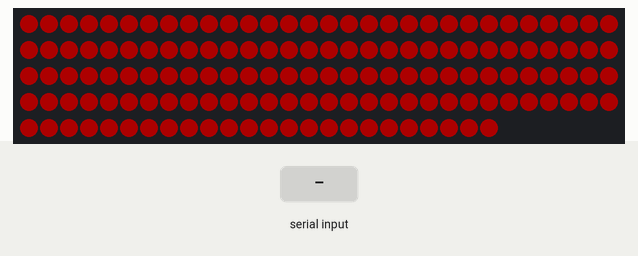
Simulated run of this sketch. Board: Arduino Leonardo, built with avr-gcc and run on an emulated ATmega32U4. Shown: 144 RGB LEDs in strip order, left to right, continuing on the next row. Inputs (shaded band) come from the test bench. Dim RGB values are drawn brighter than linear; what the sketch prints to the serial monitor is not drawn.

Above: at 2.6 s.
2.7 s: "<90,45,200>" received over Serial
Timing chart, 0 to 5.7 s (numbered marks = the images above; inputs shaded):
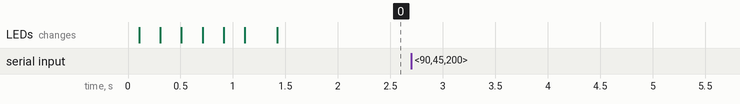

The sketch:

BT-rgb-led.ino
```cpp
// Seth Donohue - RGB LED controlled by 3axis tilt of ADXL345
// This is the BT SLave device code to receive the proper HUE and BRIGHTNESS signals from the BT Master device.
// Written for use on two Bluno Beetles, but should work on most arduino devices if the serial is setup properly.

/*************************************************************************/

// #include <string.h>
// #include <stddef.h>

// FastLED Strip definitions
#include <Keyboard.h>
#include "FastLED.h"

boolean DEBUG = false;
int UPDATES_PER_SECOND = 100;
int BRIGHTNESS = 50;
int singleHUE = 255;

#define DATA_PIN 4
#define CLOCK_PIN 5
#define NUM_LEDS 144
#define LED_TYPE APA102
#define COLOR_ORDER BRG

CRGB leds[NUM_LEDS];

// Incoming Data definitions
// const byte maxDataLength = 7; // maxDataLength is the maximum length allowed for received data.
// char receivedChars[maxDataLength + 1];
// boolean newData = false; // newData is used to determine if there is a new command

const byte numChars = 32;
char receivedChars[numChars];
char tempChars[numChars];
boolean newData = false;

// ---------- LED Function declarations ----------

// RGB Strip FILL ALL base don Hue
void fillAllLEDs(int hue)
{
  for (int i = 0; i < NUM_LEDS; i++)
  {
    leds[i].setHue(hue);
  }
}

void fadeOut(int delay, int startingBrightness)
{
  for (int j = 254; j >= 0; j--)
  {
    FastLED.setBrightness(j);
    FastLED.delay(delay);
  }
}

void flash(int cycles, int hue, int brightness, int speed)
{
  ;
  fillAllLEDs(hue);
  FastLED.show();
  for (int i = 0; i < cycles; i++)
  {
    FastLED.setBrightness(brightness);
    FastLED.show();
    delay(speed);
    FastLED.setBrightness(0);
    FastLED.show();
    delay(speed);
  }
}

// FASTLed Patterns  - taken from https://www.tweaking4all.com/hardware/arduino/adruino-led-strip-effects/
// Rainbow - https://github.com/Resseguie/FastLED-Patterns/blob/master/fastled-patterns.ino
void rainbow(int cycles, int speed)
{
  if (cycles == 0)
  {
    for (int i = 0; i < NUM_LEDS; i++)
    {
      //	   leds[i] = Wheel(((i*256/NUM_LEDS)) & 255);
      leds[i].setHue((i * 256) / NUM_LEDS);
    }
    FastLED.show();
  }
  else
  {
    for (int i = 0; i < 256 * cycles; i++)
    {
      for (int j = 0; j < NUM_LEDS; j++)
      {
        // leds[i] = Wheel(((j*256) + i) & 255);
        leds[j].setHue((j * 256) + i);
      }
      FastLED.show();
      FastLED.delay(speed);
    }
  }
}

// Flash to white and Fade out
// TODO: Figure out mathematical solution to a proper fade, currently I just experiment and the
//       delay is roughly equivalent to the cycles to have a linear decrease in brigthness.
void whiteFlash(int flashLength, int fadeTime)
{
  // fadeTime is in seconds and is multipled times 100 to workk with our step/delay of 10ms
  // example: fadeTime = 5, 5 * 100 = 500, 500 * 10ms delay  = 5000ms total time.
  FastLED.setBrightness(255);
  for (int i = 0; i < NUM_LEDS; i++)
  {
    leds[i].setRGB(255, 255, 255);
  }
  FastLED.show();
  FastLED.delay(1000);
  //  FastLED.delay(flashLength);

  fadeOut(10, 255);
  FastLED.setBrightness(0);
}

// Bootup Loop
void bootupLoop()
{
  Serial.println("+Bootup Sequence");
  for (int i = 0; i < NUM_LEDS; i++)
  {
    leds[i].setRGB(255, 255, 255);
    FastLED.show();
    FastLED.delay(50);
  }
  rainbow(2, 0);
  fadeOut(10, 150);
  flash(3, 250, 10, 200);
}

// ---------- Incoming Data Function declarations ----------

void recvWithStartEndMarkers()
{
  static boolean recvInProgress = false;
  static byte ndx = 0;
  char startMarker = '<';
  char endMarker = '>';
  char rc;

  while (Serial.available() > 0 && newData == false)
  {
    rc = Serial.read();

    if (recvInProgress == true)
    {
      if (rc != endMarker)
      {
        receivedChars[ndx] = rc;
        ndx++;
        if (ndx >= numChars)
        {
          ndx = numChars - 1;
        }
      }
      else
      {
        receivedChars[ndx] = '\0'; // terminate the string
        recvInProgress = false;
        ndx = 0;
        newData = true;
      }
    }
    else if (rc = startMarker)
    {
      recvInProgress = true;
    }
  }
}

void parseData()
{ // split the data into its parts

  char *strtokIndx; // this is used by strtok() as an index

  strtokIndx = strtok(tempChars, "_"); // get the first part
  BRIGHTNESS = atoi(strtokIndx);       // convert this part to an integer

  strtokIndx = strtok(NULL, "_"); // this continues where the previous call left off
  singleHUE = atoi(strtokIndx);   // convert this part to an integer
}

void showParsedData()
{
  Serial.print("Brightness: ");
  Serial.print(BRIGHTNESS);
  Serial.print("\tHue ");
  Serial.println(singleHUE);
}

/**************************************************************************/
void setup()
{
  // -------------- RGB-Accelerometer LED Color Control Setup --------------
  delay(100); // power-up safety delay

  // RGB STRIP setup
  FastLED.addLeds<LED_TYPE, DATA_PIN, CLOCK_PIN, COLOR_ORDER>(leds, NUM_LEDS).setCorrection(TypicalLEDStrip);
  FastLED.setBrightness(BRIGHTNESS);
  flash(3, 250, 10, 200);

  // delay(100);
  // bootupLoop();

  // Serial Monitor Debug Setup
  Serial.begin(115200); //Set the baud rate of serial monitor
  Serial.println("This program expects 2 pieces of data - INT Brightness, INT SingleHue");
  Serial.println("Enter data in this format   <123_456>");
  Serial.println("<Arduino is Ready>");
  Serial.println();

  if (DEBUG)
  {
    Serial.print("Serial started at: ");
    Serial.println(115200);

    Serial.println(__FILE__);
    Serial.println(__DATE__);
    Serial.print("Updates / Sec: ");
    Serial.println(UPDATES_PER_SECOND);
  }

  delay(100);
  // delay(100);
}

/***************************************************************************/
void loop() // run over and over again
{

  // // Adjust the value to change the refresh rate.
  recvWithStartEndMarkers();
  if (newData == true)
  {
    // Serial.print(tempChars);
    // Serial.println(receivedChars);
    strcpy(tempChars, receivedChars);
    // this temporary copy is necessary to protect the original data
    //   because strtok() used in parseData() replaces the commas with \0
    parseData();
    showParsedData();
    newData = false;
  }
  // Set LED
  FastLED.setBrightness(50);
  // fill_rainbow(leds, NUM_LEDS, millis());
  fillAllLEDs(singleHUE);
  FastLED.show();
  // delay(2000);

  // fill_solid(leds, NUM_LEDS, CRGB::Black);
  // FastLED.show();
  // delay(2000);
  // delay(250);
  FastLED.delay(1000 / UPDATES_PER_SECOND);
}
```

Measured:
- after the input at 2.7 s, every drawn part: stays the same
